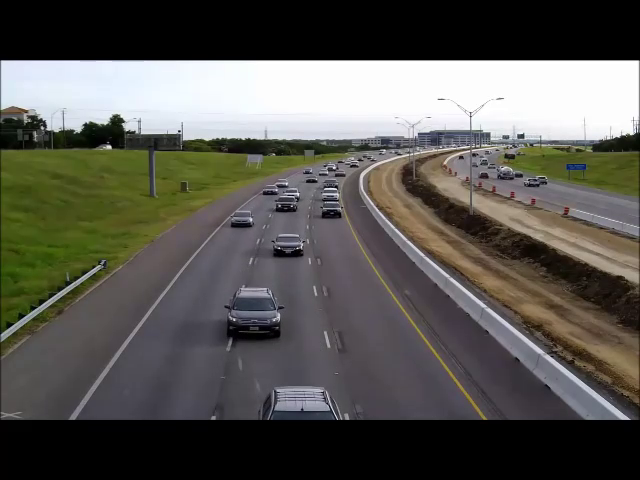
//> input picture frame 89 of road.mp4, 640 x 480 px
$ ./CE-Assignment4   (built with g++ and OpenCV 4)
//> lines starting //> are read from the running program, lines starting //| are printed output that depends on the picture; after the words box and inside, x2 and y2 are one past the last pixel; in counts of white or black regions, pixels touching at a corner belong together
//============================================================================
// Name        : EEET2448 COMPUTING ENGINEERING 2017A - ASSIGNMENT 4
// Author      : - Bui Khac Phuong Uyen _ s3618720 : Image cropping and HTML
//				 - Tran Thi Hong Phuong _ s3623386 : Object counting
// Copyright   : Your copyright notice
// Description : This program counts the number of vehicles from a video.
//	Each time a vehicle passes by, its image is displayed on a separate window.
//	Then all images are stored in an HTML file.
//
// During the process, we encountered some difficulties such as:
// 		- Cropping the frame under the condition so that the vehicle shape is
//			fully (or mostly) within the image.
//		- This code works well with objects that pass by quickly since the threshold
//			adapts slowly
//		- Some difficulties with writing to HTML file in a function under a class.
// Reference	: EEET2448 COMPUTING ENGINEERING Week 8 & 10 codes - Mr. Vlad Mariano
//============================================================================

#include <cv.h>   // all the OpenCV headers, which links to all the libraries
#include <highgui.h>
#include <opencv2/core/core.hpp>
#include <opencv2/highgui/highgui.hpp>
#include <opencv2/imgproc/imgproc.hpp>
#include <opencv2/opencv.hpp>
#include <opencv2/videoio/videoio.hpp>
#include <string>
#include <sstream>

using namespace cv;   // a "shortcut" for directly using OpenCV functions
using namespace std;

	// A function to convert from integer to string data type
string intToString(int number) {
	ostringstream temp;
	temp << number;
	return temp.str();
}

	// Declaration of our main class
class MotionTracker {
public:
	Mat referenceFrame;			// the first frame of the video
	Mat diffReference;
	Mat crop;					// the image cropped from the frame

		// Region of Interest
	int xROI;
	int yROI;
	int widthROI;
	int heightROI;
		// Parameters for counting objects
	int mean;
	int sumMean;
	int averageMean;
	int threshold;
	int objectCount;
	bool firstTime;
	bool below;

		// Constructor - initialise all attributes of the class
	MotionTracker() {
		xROI = 0;
		yROI = 0;
		mean = 0;
		sumMean = 0;
		averageMean = 0;
		threshold = 0;
		objectCount = 0;
		widthROI = 100;
		heightROI = 100;
		firstTime = true;
		below = true;
	}

		// Process every frame
	void feedNewframe(Mat frame, int lane, int frameCount, VideoCapture cap) {
		Mat grayDiffReference; // difference in brightness - gray scale
		FILE *fileImg; //define html destination file

		int x, y;
		int sum = 0;
		float thresholdFactor = 1.25;
		float vidTime; //the time-stamp of captured frame

			// The first capture is slightly different from the following capture,
			//	so we have a specific condition for it
		if (firstTime) {
			frame.copyTo(referenceFrame);
			fileImg = fopen("objects.html", "w"); // open file as new to write
			fprintf(fileImg, "<html>\n <body> \n");
			fprintf(fileImg, "Threshold factor = %0.2f<br>\n", thresholdFactor);
			fclose(fileImg);
			firstTime = false;
		}

			// Get the diff between the current frame and the first frame
		absdiff(referenceFrame, frame, diffReference);

			// Convert the color differences into gray differences
		cvtColor(diffReference, grayDiffReference, CV_BGR2GRAY, 1);

			// Visit pixels row-by-row, column-by-column to calculate the weight of each pixel
		for (y = yROI; y < yROI + heightROI; y++) {
			for (x = xROI; x < xROI + widthROI; x++) {
					// Weight of the pixel  x,y
				sum += grayDiffReference.at<unsigned char>(y,x);
			}
		}

			// Calculate the average weight of the ROI
		mean = sum / (widthROI * heightROI);
			// Modify the threshold so that it changes accordingly to the change of the video
		sumMean += mean;
		averageMean = sumMean / (frameCount + 1);
		threshold = (int) 5 + (averageMean * thresholdFactor);

		char fileNameImage[100];

		Mat image;
				// Specify the region to crop image
		Rect ROI;
		ROI.x = xROI;
		ROI.y = yROI - 50;	// -50 to ensure the vehicle shape is within the image
		ROI.width = widthROI;
		ROI.height = heightROI;
				// For displaying counting
		string laneNo = "Lane " + intToString(lane);
				// Condition to count and display objects
		if (below == true && mean > threshold) {
			objectCount ++;
			below = false;
					// Save frame as a jpg file
		    sprintf(fileNameImage, "%d-%03d.jpg", lane, objectCount);
		    imwrite(fileNameImage, frame);
			    	// Crop image within the region above
		    image = imread(fileNameImage, 1);
		    crop = image(ROI);
			    	// Replace the frame image by the cropped image
		    sprintf(fileNameImage, "%d-%03d.jpg", lane, objectCount);
		    imwrite(fileNameImage, crop);
			    	// Show image in separate window
			namedWindow(laneNo, CV_WINDOW_NORMAL);
			imshow(laneNo, crop);

			//Calculate the time when object is detected
			vidTime =  cap.get(CV_CAP_PROP_POS_MSEC)/1000;

					// open html file to append
			fileImg = fopen("objects.html", "a");
					// write to file
			fprintf(fileImg, "<img src=%s> Threshold = %d, "
				"Lane %d Count = %d, Time detected: %0.2f, "
				"frameCount = %d<br>\n",
				fileNameImage, threshold, lane,
				objectCount, vidTime, frameCount);

			fclose(fileImg); // then close when finish
			}
		if (below == false && mean < threshold) {
			// waiting for the object to pass to count a new one
			below = true;
		}
	}

		// Function to count objects

		// Function allows users to customise the ROI
	void setROI(int new_xROI, int new_yROI, int new_widthROI, int new_heightROI) {
		xROI = new_xROI;
		yROI = new_yROI;
		widthROI = new_widthROI;
		heightROI = new_heightROI;
	}

		// Function to draw the ROI on the window
	void drawROI(Mat frame, Scalar color) {
		rectangle( frame, Rect(xROI,yROI,widthROI,heightROI), color, 2);
	}

		// Graph the signal
	void graph(Mat graph, int frameCount, int bottom, int top, int thresline) {
			// Clear the graph with color black
		line(graph, Point(frameCount % 300, bottom), Point(frameCount % 300, 768), Scalar(0,0,0), 2);
			// Plot the signal graph with position input from the user
		line(graph, Point(frameCount % 300, bottom), Point(frameCount % 300, top), Scalar(0,255,0), 2);
			// Red threshold line
		circle(graph, Point(frameCount % 300, thresline), 1, Scalar(0,0,255), 3);
	}

		// Display counting numbers as text on screen
	void count(Mat frame, int lane, int x, int y) {
			// Example: "Lane 1: 10"
		string status = "Lane " + intToString(lane) + ": " + intToString(objectCount);
		putText(frame, status, Point(x,y), FONT_HERSHEY_PLAIN, 2, Scalar(0,255,255), 2, 6);
	}

};


int main(  int argc, char** argv ) {
		// Declare 3 ROIs for 3 lanes from the video
	MotionTracker lane1;
	lane1.setROI(110,350,100,70);
	MotionTracker lane2;
	lane2.setROI(240,350,80,70);
	MotionTracker lane3;
	lane3.setROI(360,350,90,70);

		// Declare necessary Mat objects
	Mat drawFrame;   					// The main frame with video and customised objects
	Mat frame;
	Mat graph = Mat(768, 300, CV_8UC3);	// 768 x 300 Mat object for graph
										// The signal value for each ROI is within [0..255], and we need to graph for 3 ROIs,
										// so 256 x 3 = 768, hence the height of the Mat

	int frameCount;   // counts the frames that are read from the camera

	char video[50] = "road.mp4";

	VideoCapture cap(video);   	// Open video
	if (!cap.isOpened()) {  	// Check if we succeeded in opening the video
		return -1;  			// quit the program if we did not succeed
	}

		// Create 2 windows for main video and graph
	namedWindow("Graph", CV_WINDOW_NORMAL);
	namedWindow("Main Video", CV_WINDOW_NORMAL);

	for (frameCount = 0; frameCount < 100000000; frameCount++) {
			// Inform the user every 100 frames
		if (frameCount % 100 == 0) {
			printf("frameCount = %d \n", frameCount);
		}

			// Capture frame to Mat object
		cap >> frame;
//> frame is the input picture: 480 rows x 640 cols, CV_8UC3; mean B, G, R 81.7, 87.3, 88.7
		if (frame.empty()) { // Check if it is the end of video file
			cout<<"End of file!"<<endl;
			break; // exit for loop if end of file is reached
		}

			// Count objects passing through 3 ROIs in each frame,
			//		and print on console the counting number
		lane1.feedNewframe(frame, 1, frameCount, cap);
//> in feedNewframe, `absdiff(referenceFrame, frame, diffReference);`: diffReference: 480 rows x 640 cols, CV_8UC3; every value is 0
//> in feedNewframe, `cvtColor(diffReference, grayDiffReference, CV_BGR2GRAY, 1);`: grayDiffReference: 480 rows x 640 cols, CV_8UC1; every value is 0
//> after the loop in feedNewframe, `for (y = yROI; y < yROI + heightROI; y++)`: sum = 0
//> in feedNewframe, `threshold = (int) 5 + (averageMean * thresholdFactor);`: threshold = 5
		printf("Lane 1 = %d \n", lane1.objectCount);

		lane2.feedNewframe(frame, 2, frameCount, cap);
		printf("Lane 2 = %d \n", lane2.objectCount);

		lane3.feedNewframe(frame, 3, frameCount, cap);
		printf("Lane 3 = %d \n", lane3.objectCount);

		// Create a "drawing" frame
		frame.copyTo(drawFrame);

			// Draw ROI for each lane
		lane1.drawROI(drawFrame,Scalar(0,0,255));
		lane2.drawROI(drawFrame,Scalar(0,0,255));
		lane3.drawROI(drawFrame,Scalar(0,0,255));
//> call 3 of drawROI, with color = Scalar(0, 0, 255)
//> in drawROI (call 3), `rectangle( frame, Rect(xROI,yROI,widthROI,heightROI), color, 2);`:
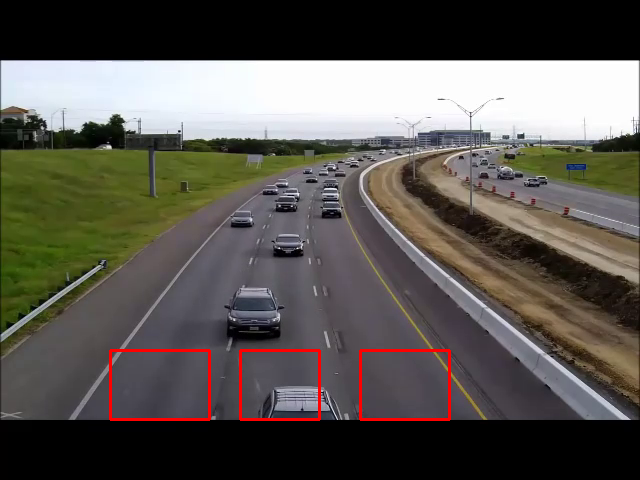
//> frame: 480 rows x 640 cols, CV_8UC3; mean B, G, R 81, 86.6, 90.4

			// Graph signal for each ROI
		lane1.graph(graph, frameCount, 0, lane1.mean, lane1.threshold);
//> in graph, `circle(graph, Point(frameCount % 300, thresline), 1, Scalar(0,0,255), ..`: graph: 768 rows x 300 cols, CV_8UC3; mean B, G, R 0, 0, 0
		lane2.graph(graph, frameCount, 256, lane2.mean + 256, lane2.threshold + 256);
//> call 2 of graph, with frameCount = 0, bottom = 256, top = 256, thresline = 261
//> in graph (call 2), `line(graph, Point(frameCount % 300, bottom), Point(frameCount % 300, t..`: graph: 768 rows x 300 cols, CV_8UC3; mean B, G, R 0, 0, 0
//> in graph (call 2), `circle(graph, Point(frameCount % 300, thresline), 1, Scalar(0,0,255), ..`:
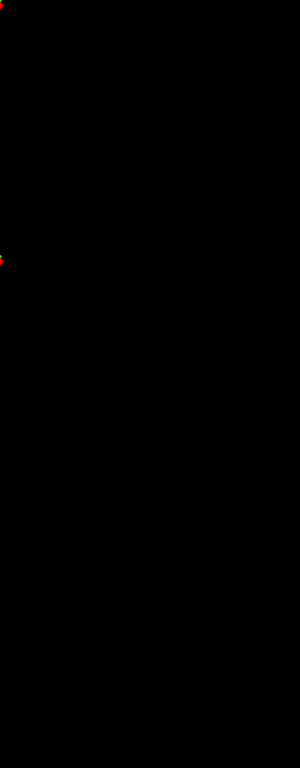
//> graph: 768 rows x 300 cols, CV_8UC3; mean B, G, R 0, 0, 0
		lane3.graph(graph, frameCount, 512, lane3.mean + 512, lane3.threshold + 512);
//> in graph (call 3), `line(graph, Point(frameCount % 300, bottom), Point(frameCount % 300, t..`: graph: 768 rows x 300 cols, CV_8UC3; 4 pixels changed, all inside (x1, y1, x2, y2) = (0, 511, 2, 514)
//> in graph (call 3), `circle(graph, Point(frameCount % 300, thresline), 1, Scalar(0,0,255), ..`: graph: 768 rows x 300 cols, CV_8UC3; mean B, G, R 0, 0, 0.1

			// Display counting number on screen for each ROI
		lane1.count(drawFrame, 1, 10, 60);
		lane2.count(drawFrame, 2, 230, 60);
		lane3.count(drawFrame, 3, 460, 60);
//> call 3 of count, with lane = 3, x = 460, y = 60
//> in count (call 3), `putText(frame, status, Point(x,y), FONT_HERSHEY_PLAIN, 2, Scalar(0,255..`:
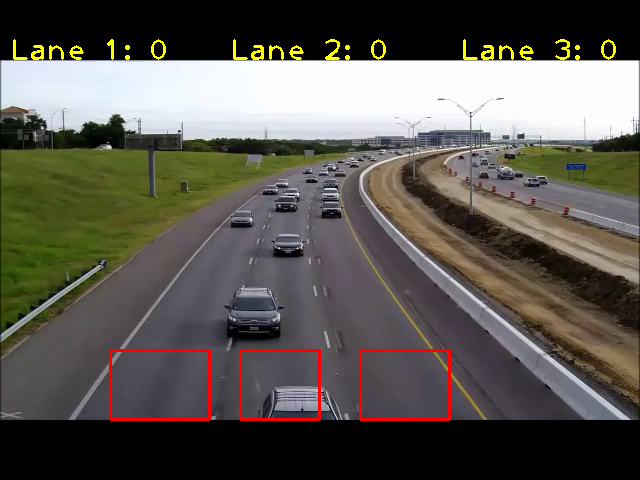
//> frame: 480 rows x 640 cols, CV_8UC3; mean B, G, R 81, 88.4, 92.1

			// Flip the graph upside down
		flip(graph, graph, 0);
//> graph: 768 rows x 300 cols, CV_8UC3; mean B, G, R 0, 0, 0.1

			// Show in windows
		imshow("Main Video", drawFrame);
		imshow("Graph", graph);

			// Flip the graph upside down again
		flip(graph, graph, 0);

		if (waitKey(20) >= 0) {   // wait 20ms and check if a key was pressed
			break;   // if a key was pressed, exit the for loop
		}
	}
//> pass 2 of the loop `for (frameCount = 0; frameCount < 100000000; frameCount++)`:
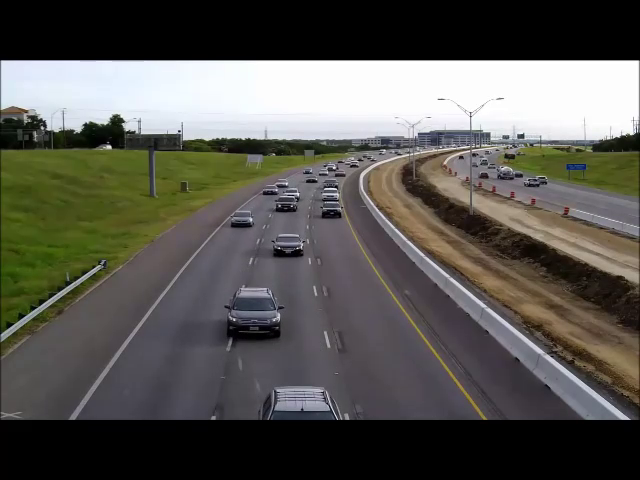
//> input picture frame 90 of road.mp4, 640 x 480 px
//> frame is the input picture: 480 rows x 640 cols, CV_8UC3; mean B, G, R 81.7, 87.3, 88.7
//> in feedNewframe (call 4), `cvtColor(diffReference, grayDiffReference, CV_BGR2GRAY, 1);`:
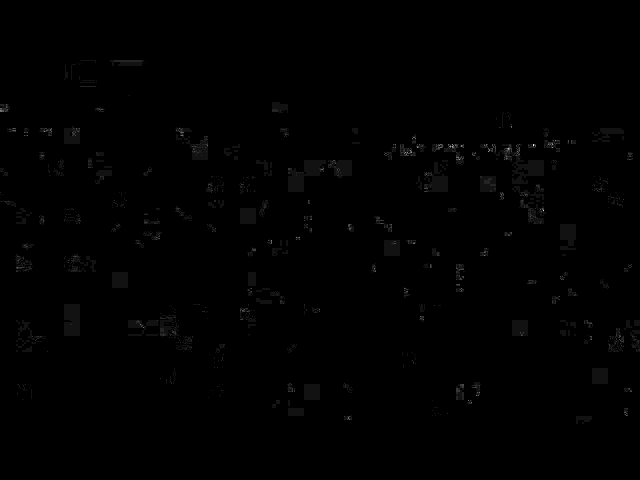
//> grayDiffReference: 480 rows x 640 cols, CV_8UC1; min 0, max 14, mean 0.0583; drawn with min black and max white
//> the loop in feedNewframe (call 4), `for (y = yROI; y < yROI + heightROI; y++)` made 70 passes
//> sum on passes 1 to 8: 0, 3, 3, 3, 4, 4, 4, 4
//> after the loop in feedNewframe (call 4), `for (y = yROI; y < yROI + heightROI; y++)`: sum = 45
//> frameCount = 1
//> `flip(graph, graph, 0);`:
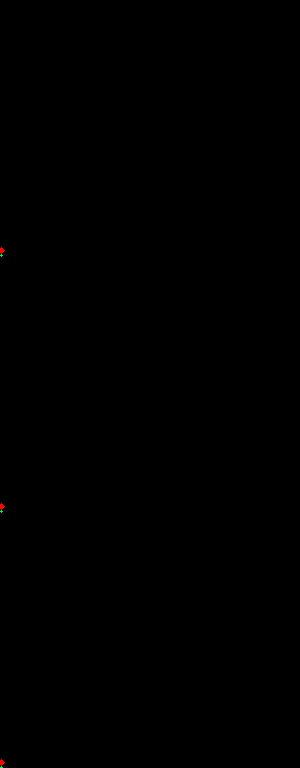
//> graph: 768 rows x 300 cols, CV_8UC3; mean B, G, R 0, 0, 0.1
//> pass 3 of the loop `for (frameCount = 0; frameCount < 100000000; frameCount++)`:
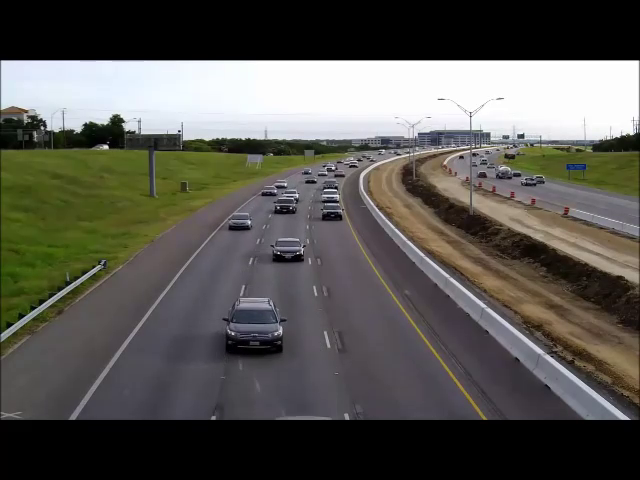
//> input picture frame 91 of road.mp4, 640 x 480 px
//> frame is the input picture: 480 rows x 640 cols, CV_8UC3; mean B, G, R 81.4, 87, 88.4
//> diffReference: 480 rows x 640 cols, CV_8UC3; mean B, G, R 2.2, 2.1, 2.1
//> grayDiffReference: 480 rows x 640 cols, CV_8UC1; 9.62% of pixels changed, all inside (x1, y1, x2, y2) = (0, 61, 562, 420)
//> frameCount = 2
//> drawFrame: 480 rows x 640 cols, CV_8UC3; mean B, G, R 80.8, 86.4, 90.2
//> in graph (call 7), `line(graph, Point(frameCount % 300, bottom), Point(frameCount % 300, 7..`:
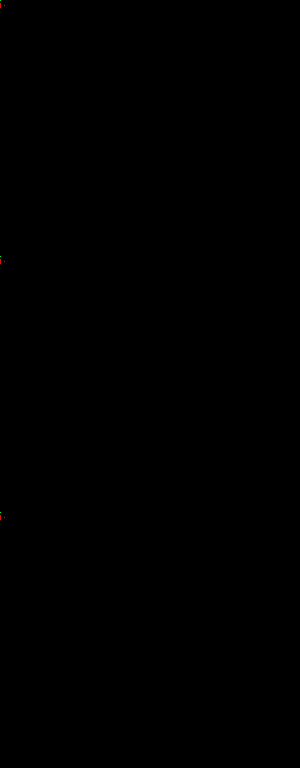
//> graph: 768 rows x 300 cols, CV_8UC3; mean B, G, R 0, 0, 0
//> lane1.mean = 1; lane1.threshold = 5
//> in count (call 7), `putText(frame, status, Point(x,y), FONT_HERSHEY_PLAIN, 2, Scalar(0,255..`:
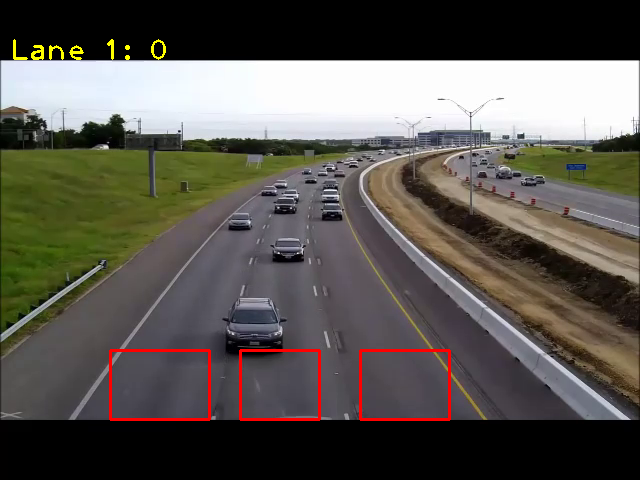
//> frame: 480 rows x 640 cols, CV_8UC3; mean B, G, R 80.8, 87, 90.7

	printf("Final frameCount = %d \n", frameCount);
	return 0;
}

$ run again, starting later in the video
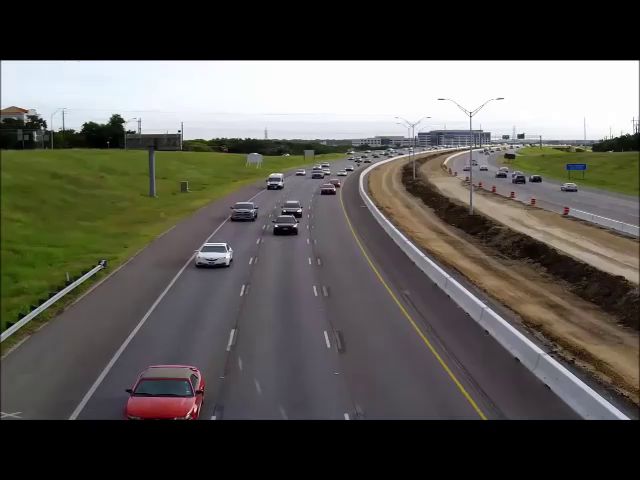
//> input picture frame 404 of road.mp4, 640 x 480 px
//> frame is the input picture: 480 rows x 640 cols, CV_8UC3; mean B, G, R 81.9, 87.6, 89.9
//> diffReference: 480 rows x 640 cols, CV_8UC3; every value is 0
//> grayDiffReference: 480 rows x 640 cols, CV_8UC1; every value is 0
//> after the loop in feedNewframe, `for (y = yROI; y < yROI + heightROI; y++)`: sum = 0
//> threshold = 5
//> in drawROI (call 3), `rectangle( frame, Rect(xROI,yROI,widthROI,heightROI), color, 2);`:
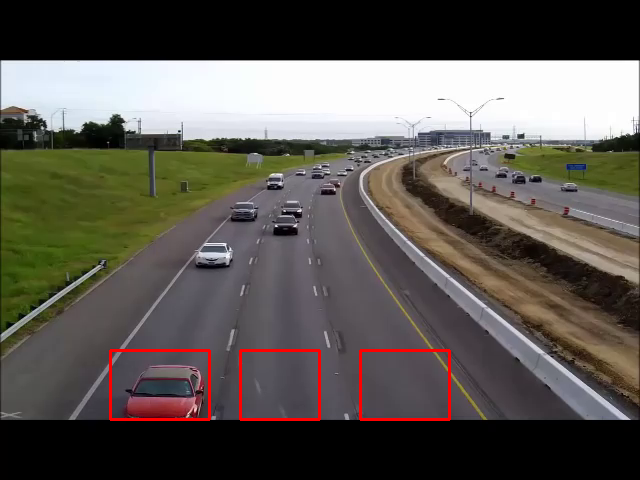
//> frame: 480 rows x 640 cols, CV_8UC3; mean B, G, R 81.2, 87, 91.5
//> in count (call 3), `putText(frame, status, Point(x,y), FONT_HERSHEY_PLAIN, 2, Scalar(0,255..`:
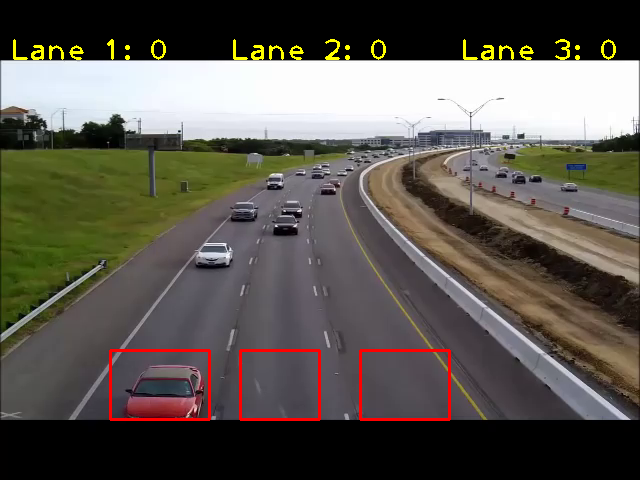
//> frame: 480 rows x 640 cols, CV_8UC3; mean B, G, R 81.2, 88.7, 93.3

$ run again, starting later in the video
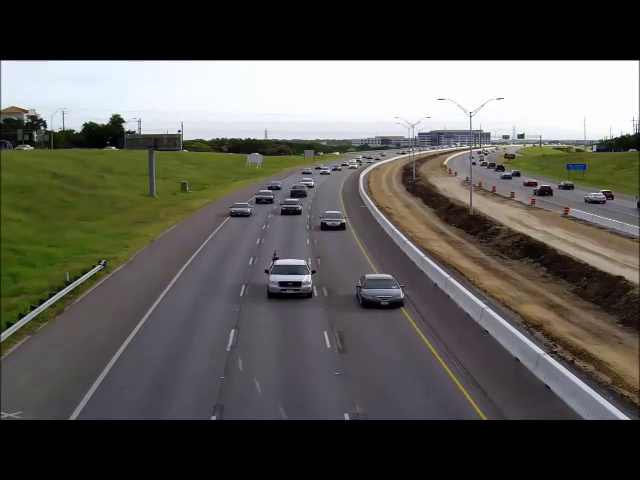
//> input picture frame 718 of road.mp4, 640 x 480 px
//> frame is the input picture: 480 rows x 640 cols, CV_8UC3; mean B, G, R 82.3, 87.8, 89.4
//> diffReference: 480 rows x 640 cols, CV_8UC3; every value is 0
//> grayDiffReference: 480 rows x 640 cols, CV_8UC1; every value is 0
//> after the loop in feedNewframe, `for (y = yROI; y < yROI + heightROI; y++)`: sum = 0
//> threshold = 5
//> in drawROI (call 3), `rectangle( frame, Rect(xROI,yROI,widthROI,heightROI), color, 2);`:
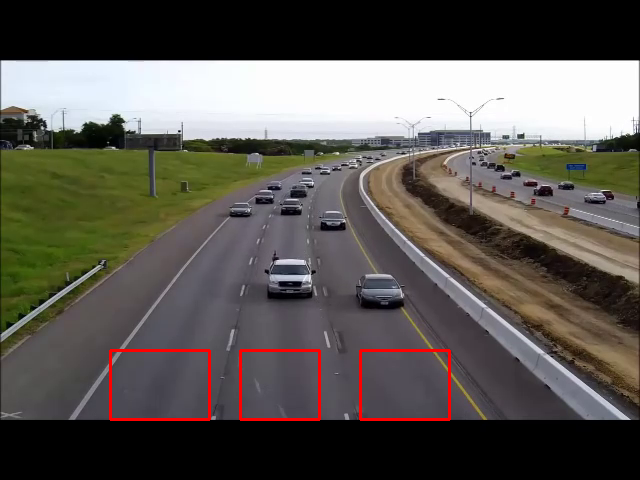
//> frame: 480 rows x 640 cols, CV_8UC3; mean B, G, R 81.6, 87.1, 91
//> in count (call 3), `putText(frame, status, Point(x,y), FONT_HERSHEY_PLAIN, 2, Scalar(0,255..`:
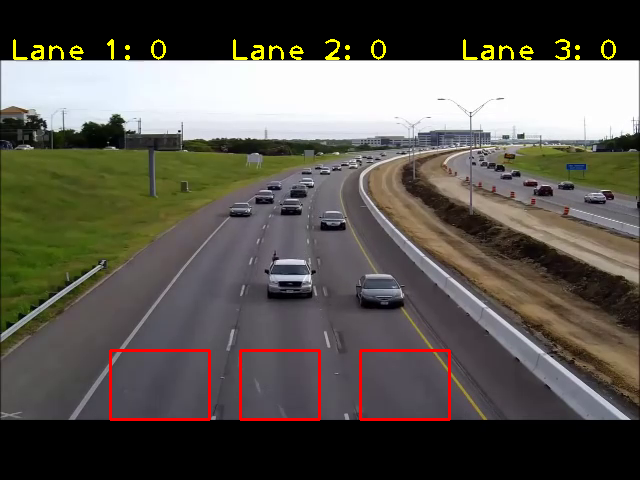
//> frame: 480 rows x 640 cols, CV_8UC3; mean B, G, R 81.6, 88.9, 92.8
